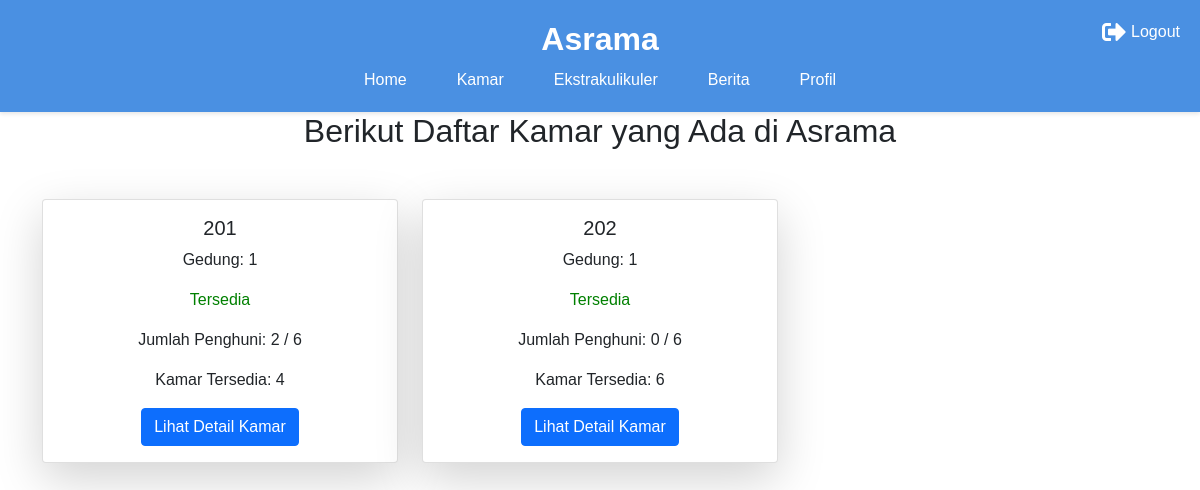
The app's page /home/kamar.php (signed in), older data.
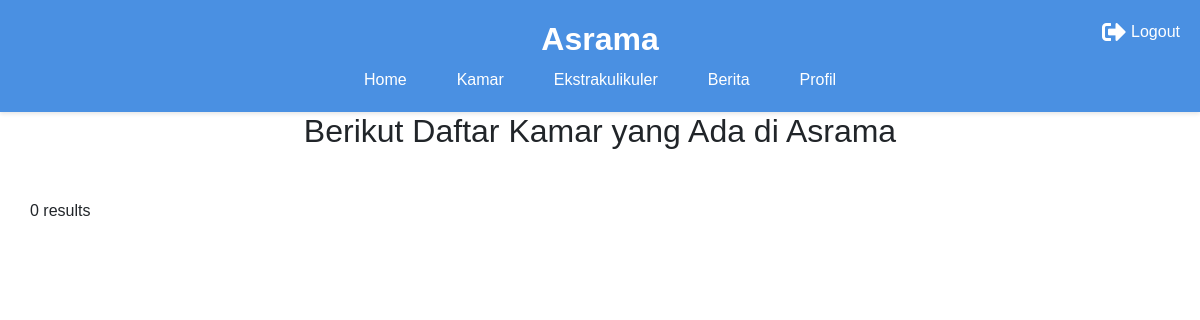
The same page, newer data.
### tables this page shows
CREATE TABLE `kamar` (
  `no_kamar` CHAR(10) NOT NULL,
  `lantai` TINYINT NOT NULL,
  `status_kamar` ENUM('Tersedia', 'Penuh', 'Kosong') NOT NULL,
  `id_gedung` INT(10) NOT NULL,
  PRIMARY KEY (`no_kamar`),
  KEY `id_gedung` (`id_gedung`),
  CONSTRAINT `fk_kamar_gedung` FOREIGN KEY (`id_gedung`) REFERENCES `gedung` (`id_gedung`)
);

### home/kamar.php (the view, shortened to what this page needs)
<!DOCTYPE html>
<html lang="en">
    <head>
        <link rel="stylesheet" href="https://cdn.jsdelivr.net/npm/bootstrap@5.1.3/dist/css/bootstrap.min.css">
        <link rel="stylesheet" href="https://cdn.jsdelivr.net/npm/bootstrap-icons@1.8.1/font/bootstrap-icons.css">
        <link href="https://cdnjs.cloudflare.com/ajax/libs/font-awesome/5.15.4/css/all.min.css" rel="stylesheet">
    </head>
    <body>
        <?php require 'assets/header.php'; ?>
        <main>
            <h2 class="text-center">Berikut Daftar Kamar yang Ada di Asrama</h2>
            <div class="container mt-5">
                <div class="row">
                    <?php
                    $sql = "SELECT * FROM kamar";
                    $result = $conn->query($sql);
                    if ($result->num_rows > 0) {
                        while ($row = $result->fetch_assoc()) {
                            if ($row['status_kamar'] == 'Tersedia') {
                                $statusColor = 'green';
                            } elseif ($row['status_kamar'] == 'Kosong') {
                                $statusColor = 'blue';
                            } else {
                                $statusColor = 'red';
                            }
                            $no_kamar = $row['no_kamar'];
                            $sql_penghuni = "SELECT COUNT(*) AS jumlah_penghuni FROM warga_asrama WHERE no_kamar = '$no_kamar'";
                            $result_penghuni = $conn->query($sql_penghuni);
                            $penghuni = $result_penghuni->fetch_assoc();
                            $jumlah_penghuni = $penghuni['jumlah_penghuni'];
                            $kapasitas_kamar = 6;
                            $tersedia = $kapasitas_kamar - $jumlah_penghuni;
                            echo '<div class="col-md-4 mb-4">
                                    <div class="card shadow-lg rounded-lg">
                                        <div class="card-body">
                                            <h5 class="card-title">' . $row['no_kamar'] . '</h5>
                                            <p class="card-text">Gedung: ' . $row['id_gedung'] . '</p>
                                            <p class="card-text" style="color:' . $statusColor . ';">' . $row['status_kamar'] . '</p>
                                            <p class="card-text">Jumlah Penghuni: ' . $jumlah_penghuni . ' / ' . $kapasitas_kamar . '</p>
                                            <p class="card-text">Kamar Tersedia: ' . $tersedia . '</p>
                                            <form action="detail_kamar.php" method="get">
                                                <input type="hidden" name="no_kamar" value="' . $row['no_kamar'] . '">
                                                <button type="submit" class="btn btn-primary">Lihat Detail Kamar</button>
                                            </form>
                                        </div>
                                    </div>
                                </div>';
                        }
                    } else {
                        echo "0 results";
                    }
                    ?>
                </div>
            </div>
        </main>
    </body>
</html>

### home/assets/header.php
<header>
    <div class="container">
        <div class="logo">
            <h1>Asrama</h1>
        </div>
        <nav class="navmenu">
            <ul>
                <li><a href="index.php">Home</a></li>
                <li><a href="kamar.php">Kamar</a></li>
                <li><a href="#services">Ekstrakulikuler</a></li>
                <li><a href="#portfolio">Berita</a></li>
                <li><a href="profil.php">Profil</a></li>
            </ul>
        </nav>
        <div class="logout-container">
            <a href="../login/logout.php" class="logout-link">
                <i class="fas fa-sign-out-alt logout-icon"></i>
                <span class="logout-text">Logout</span>
            </a>
        </div>
    </div>
</header>

Row changes from the older to the newer data that the page shows:
removed kamar: no_kamar "201", id_gedung "1", status_kamar "Tersedia", jumlah_penghuni "2", kapasitas_kamar "6", tersedia "4"
removed kamar: no_kamar "202", id_gedung "1", status_kamar "Tersedia", jumlah_penghuni "0", kapasitas_kamar "6", tersedia "6"
Text that changed along with them:
text now shown: "0 results"
